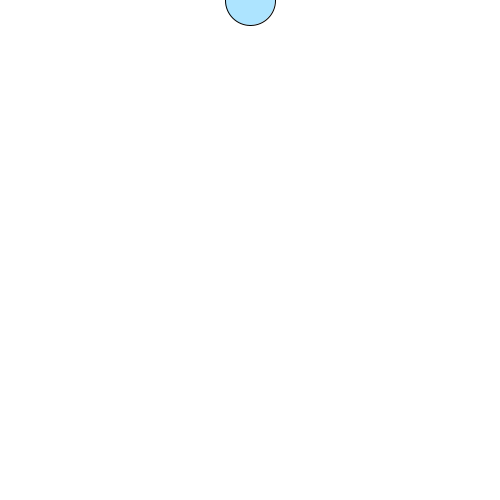
Frame 1 (no input)
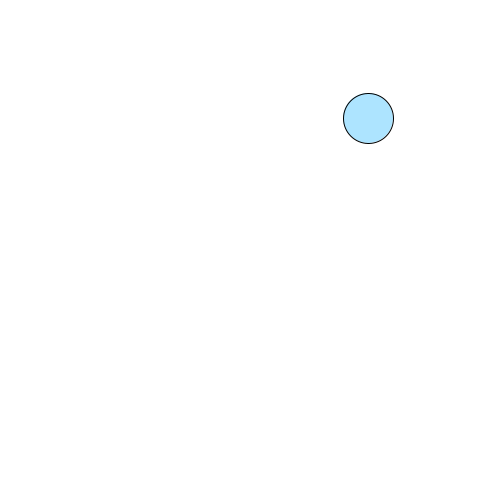
Frame 60 (the mouse pressed at the canvas centre just before this capture)
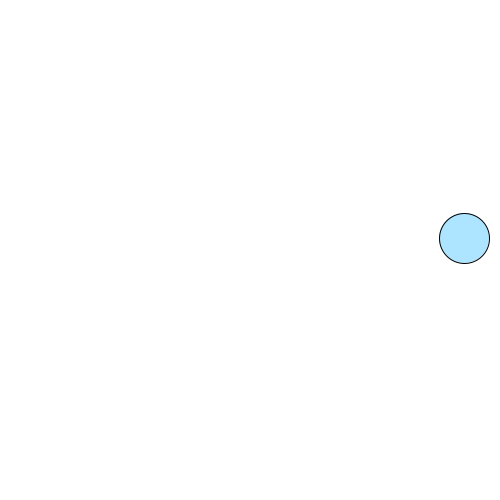
Frame 120 (the mouse held since frame 60 and released just before this capture)

The Processing sketch that drew these frames (run headless with seeded random() and noise(); from frame 60 on, the mouse is pressed at the canvas centre):

// Processing sketch: Diamond_Bouncing_Ball
// ── Diamond_Bouncing_Ball.pde

int y = 0;
int x = 250;
int speedY = 2;
int speedX = 2;
void setup() {
  size(500, 500);
  background(255);
}

void draw() {
  background(255);
  fill(#ADE4FF);
  circle(x, y, 50);
  
  
  y = y + speedY;
  
  
  if (y>height-25 || y<0) {
    speedY = -speedY;
  }
 
  
  x = x + speedX;
  
  
  if (x>width-25 || x<0) {
    speedX = -speedX;
  }
  
  
  
  if (x == 500 ){
  speedX = -speedX;
 
}
}
